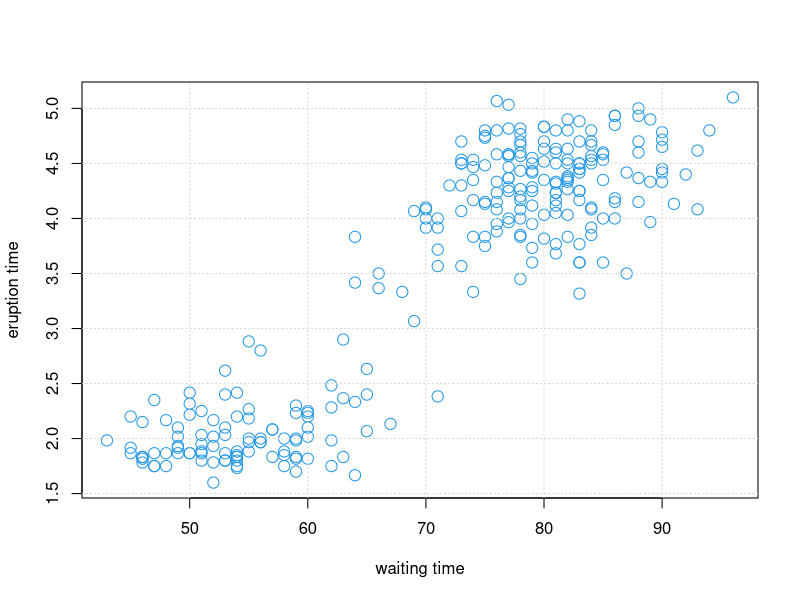
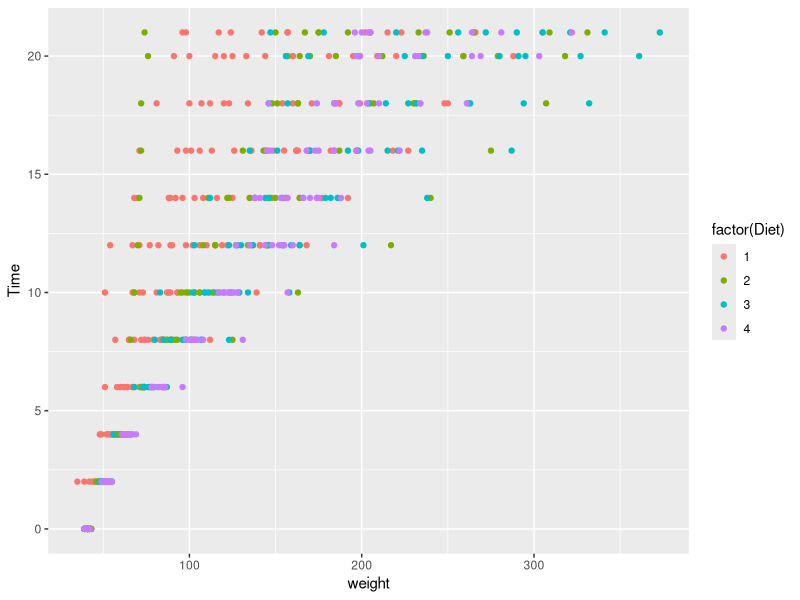
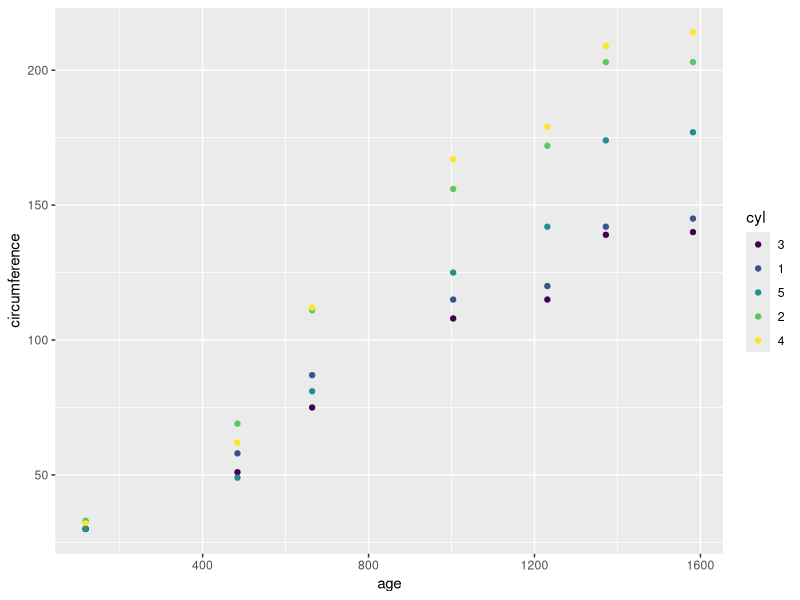
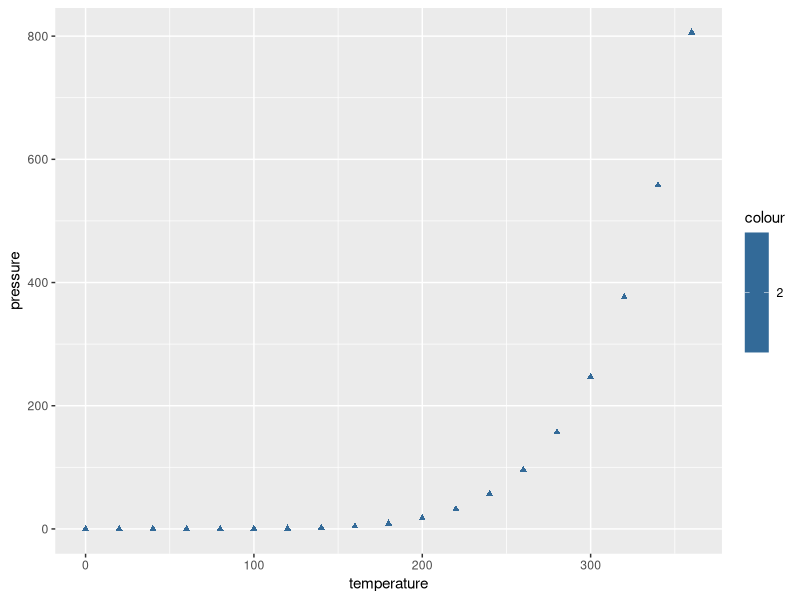
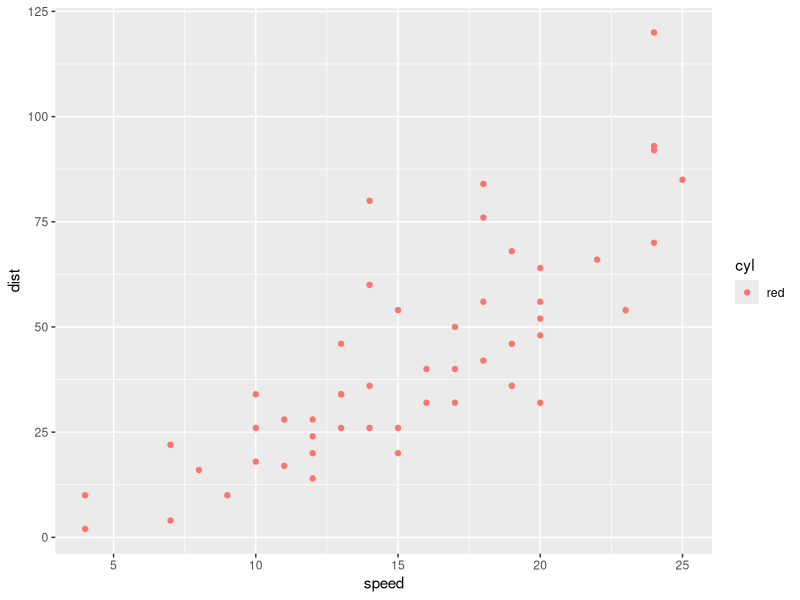
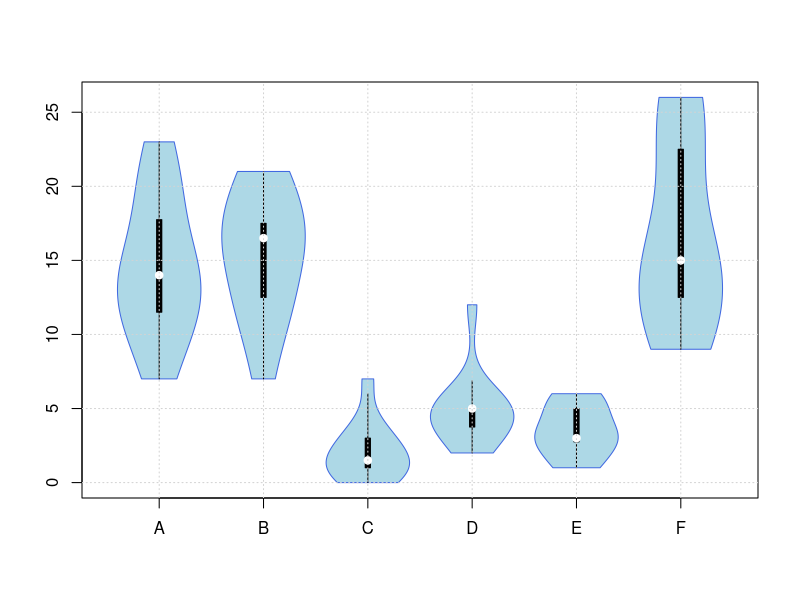
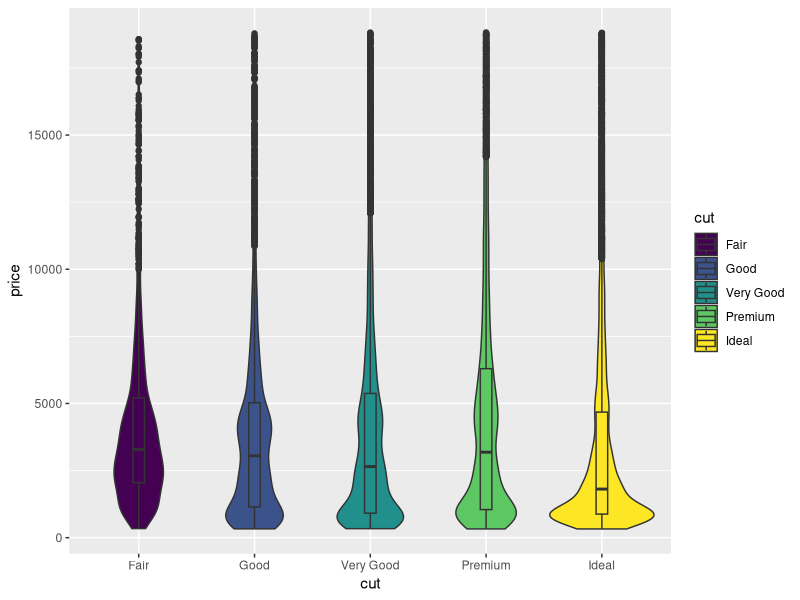
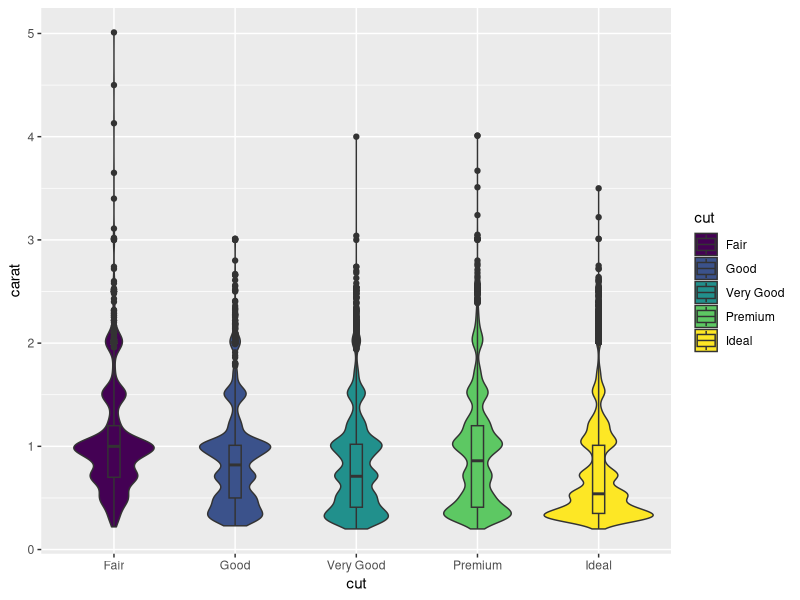

R code for these plots, in order:
## ---- chunk 1
#faithful
plot(faithful$waiting, faithful$eruptions, pch = 21, col = 4, cex = 1.5, xlab = "waiting time", ylab = "eruption time")
grid()

## ---- chunk 2
#ChickWeight 
library(ggplot2)
ggplot(ChickWeight, aes(x =weight, y = Time),color=cyl) +
    geom_point(aes(color = factor(Diet)))
## ---- chunk 3
#Orange 
library(ggplot2)
ggplot(Orange, aes(x =age, y = circumference,color=cyl)) +
geom_point(aes(color = factor(Tree)))
## ---- chunk 4
#pressure                 
library(ggplot2)
ggplot(pressure, aes(x =temperature , y = pressure)) +
geom_point(aes(color = 2),pch =17)

## ---- chunk 5
#cars
library(ggplot2)
ggplot(cars, aes(x =speed , y = dist,color=cyl)) +
geom_point(aes(color='red'),pch =19)
## ---- chunk 6
library(vioplot)
#InsectSprays
vioplot(InsectSprays$count[InsectSprays$spray=="A"], InsectSprays$count[InsectSprays$spray=="B"],InsectSprays$count[InsectSprays$spray=="C"],InsectSprays$count[InsectSprays$spray=="D"],InsectSprays$count[InsectSprays$spray=="E"],InsectSprays$count[InsectSprays$spray=="F"], names=c("A", "B","C","D","E","F"),col="lightblue", border="royalblue")
grid()


## ---- chunk 7
#Puromycin
library(ggplot2)
ggplot(diamonds,aes(x= cut,y=price,fill = cut))+geom_violin()+geom_boxplot(width = 0.1)


ggplot(diamonds,aes(x= cut,y=carat,fill = cut))+geom_violin()+geom_boxplot(width = 0.1)


## ---- chunk 8
vioplot(PlantGrowth$weight[PlantGrowth$group=="ctrl"],PlantGrowth$weight[PlantGrowth$group=="trt1"],PlantGrowth$weight[PlantGrowth$group=="trt2"],names=c("ctrl","trt1","trt2"),col="lightblue", border="blue")
grid()
  

## ---- chunk 9
#ToothGrowth                
vioplot(ToothGrowth$len[ToothGrowth$supp=="VC"],ToothGrowth$len[ToothGrowth$supp=="OJ"],names=c("VC","OJ"),col="lightblue", border="royalblue")
grid()

vioplot(ToothGrowth$dose[ToothGrowth$supp=="VC"],ToothGrowth$dose[ToothGrowth$supp=="OJ"],names=c("VC","OJ"),col="lightblue", border="royalblue")
grid()

## ---- chunk 10
#randu   

qqnorm(randu$x,col=2)
qqline(randu$x)
grid()

qqnorm(randu$y,col=3)
qqline(randu$y)
grid()

qqnorm(randu$z,col=4)
qqline(randu$z)
grid()
## ---- chunk 11
#ToothGrowth                
qqnorm(ToothGrowth$len,col=10)
qqline(ToothGrowth$len)
grid()
## ---- chunk 12
#trees   

qqnorm(trees$Girth,col=2)
qqline(trees$Girth)
grid()

qqnorm(trees$Height,col=3)
qqline(trees$Height)
grid()

qqnorm(trees$Volume,col=4)
qqline(trees$Volume)
grid()
## ---- chunk 13
sampledata <-rnorm(1000,0,1)
sampledatan <-runif(1000,0,1)
hist(sampledata)
qqnorm(sampledata,col=3)
qqline(sampledata)
grid()

hist(sampledatan)
qqnorm(sampledatan,col=4)
qqline(sampledatan)
grid()
## ---- chunk 14
library(tibble)
randomvariables<-matrix(data=rep(0,25000), nrow = 100, ncol = 5)
for (i in c(1:5)){
  if(i%%2==0){
  randomvariables[,i] <-rnorm(100, 0.5, 0.2) 
  } else{
    randomvariables[,i]<-runif(100,0,1)
  }
  #randomvariables[,i]<-randomvariables[,i]-mean(randomvariables[,i])
} 


samplespacemixed<-data.frame(data=randomvariables)

qqnorm(samplespacemixed$data.1,col =2)
qqline(samplespacemixed$data.1)
grid()

qqnorm(samplespacemixed$data.2,col =3)
qqline(samplespacemixed$data.2)
grid()
qqnorm(samplespacemixed$data.3,col =4)
qqline(samplespacemixed$data.3)
grid()
qqnorm(samplespacemixed$data.4,col =5)
qqline(samplespacemixed$data.4)
grid()
qqnorm(samplespacemixed$data.5,col =10)
qqline(samplespacemixed$data.5)
